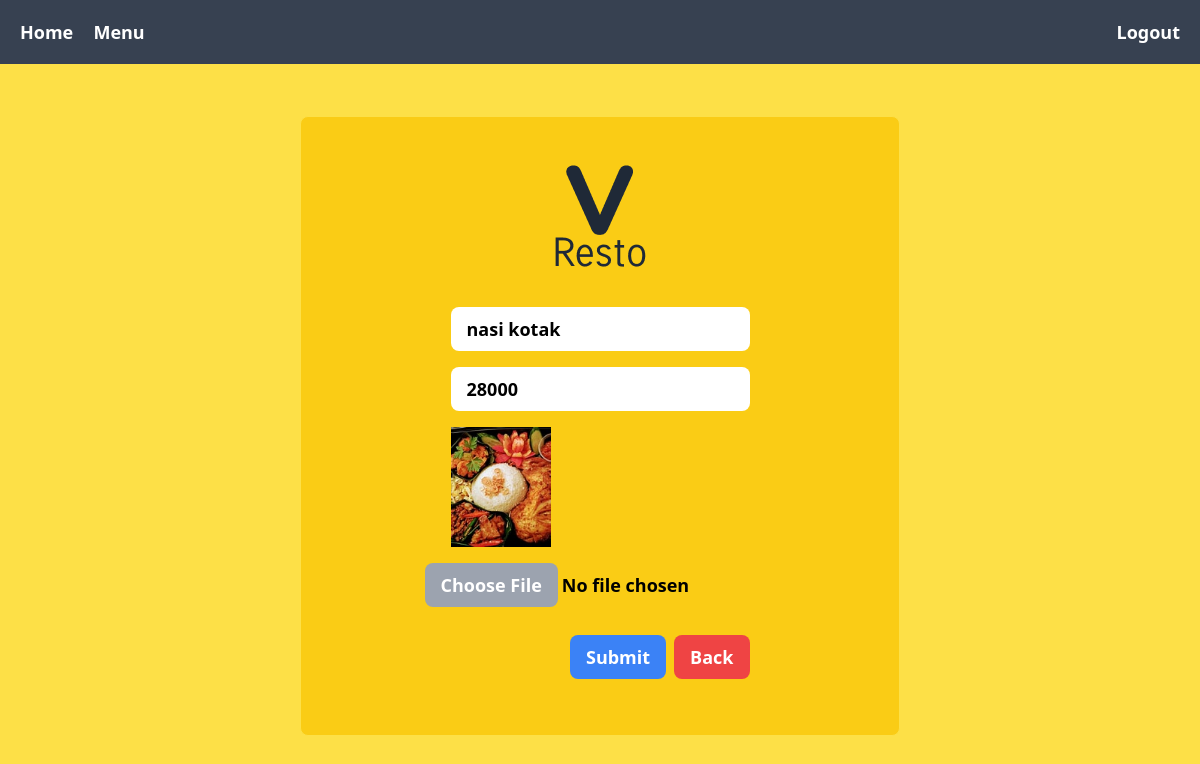
Screenshot of /component/menu/update-menu.php?id=12 (signed in) with the database file from the repository.
### tables this page shows
CREATE TABLE `tb_menu` (
  `id_menu` int(11) NOT NULL,
  `name` varchar(255) NOT NULL,
  `price` int(11) NOT NULL,
  `image_menu` varchar(255) NOT NULL
);

### component/menu/update-menu.php (the view, shortened to what this page needs)
<?php
include("../../config.php");
$id = $_GET["id"];
$data = mysqli_query($connection,"SELECT * FROM tb_menu WHERE id_menu = $id");
$row = mysqli_fetch_assoc($data);
?>
<!DOCTYPE html>
<html lang="en">
<head>
    <link rel="stylesheet" href="../../dist/output.css">
</head>
<body class="w-full flex flex-col justify-center items-center bg-yellow-300 select-none">
    <nav class="w-full h-16 mb-8 bg-gray-700 flex justify-between items-center px-5">
        <div class="text-white">
            <a href="../admin/index.php" class="font-bold text-lg mr-4 hover:underline hover:underline-offset-8">Home</a>
            <a href="menu-admin.php" class="font-bold text-lg font-sans hover:underline hover:underline-offset-8">Menu</a>
        </div>
        <div>
            <a href="../auth/logout.php" onclick="return confirm('yakin ingin logout?')" class="font-bold text-lg font-sans hover:underline hover:underline-offset-8 text-white">Logout</a>
        </div>
    </nav>
    <div class="flex justify-center items-center w-full h-full">
        <form method="post" enctype="multipart/form-data" class="w-1/2 h-full border border-yellow-300 rounded-lg flex flex-col justify-center items-center py-12 mt-5 bg-yellow-400">
            <div class="mb-5">
                <img src="../../img/logo2.png" alt="">
            </div>
            <div class="w-full flex justify-center items-center my-2">
                <input type="text" name="name" value="<?= $row["name"] ?>" placeholder="Name" class="w-1/2 py-2 px-4 font-semibold text-lg focus:outline-none rounded-lg">
            </div>
            <div class="w-full flex justify-center items-center my-2">
                <input type="number" name="price" value="<?= $row["price"] ?>" placeholder="Price" class="w-1/2 py-2 px-4 font-semibold text-lg focus:outline-none rounded-lg">
            </div>
            <div class="w-1/2 flex justify-start items-center my-2">
                <img src="../../img/menu/<?= $row["image_menu"] ?>" alt="" width="100">
            </div>
            <div class="w-full flex justify-center items-center my-2">
                <input type="file" name="image" placeholder="Name" class="text-lg font-semibold file:rounded-lg file:border-none file:py-2 file:px-4 file:hover:bg-gray-500 file:bg-gray-400 file:font-semibold file:text-lg file:text-white">
            </div>
            <div class="w-1/2 flex justify-end items-center mb-2 mt-5">
                <button type="submit" name="submit" class="py-2 px-4 mr-2 bg-blue-500 hover:bg-blue-600 duration-300 font-semibold text-lg rounded-lg text-white">Submit</button>
                <a href="menu-admin.php" class="py-2 px-4 bg-red-500 hover:bg-red-600 duration-300 font-semibold text-lg rounded-lg text-white">Back</a>
            </div>
        </form>
    </div>
</body>
</html>

### rows the page displays
tb_menu: name "nasi kotak", price "28000", image_menu (picture)
